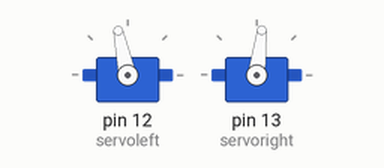
Recording of a sketch running on a simulated Arduino Uno, built with avr-gcc and run on an emulated ATmega328P. Shown: 2 × servo. Random numbers use the default seed unless the sketch sets one.

Above: at 0.1 s.
At 37.6 s:
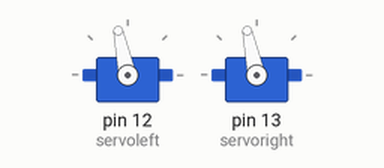
Timing chart, 0 to 40.0 s (numbered marks = the images above):
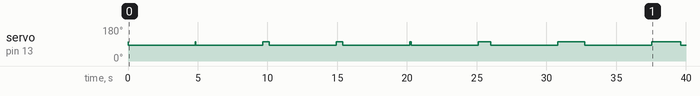

The sketch:

Robot_Random_Walk.ino
```cpp
#include <Servo.h>

Servo servoleft;
Servo servoright;

int Runduration = 4800; //max duration of run in milliseconds
int Runvelocity = 100;  //PWM shift from 'zero' for max velocity

int Tumbletime = 2400;  //duration for one complete rotation at max velocity

int Runcounter  = 0;
int Runs = 100;

void setup() {
}

void loop() {
  while (Runcounter<=Runs)
  {
    Tumble();
    Run();
  }
}

void Run() {
  Runcounter++;
  servoleft.attach(12);
  servoright.attach(13);
  servoleft.writeMicroseconds(1500+Runvelocity);
  servoright.writeMicroseconds(1500-Runvelocity);
  delay(Runduration);
  servoleft.detach();
  servoright.detach();
}

void Tumble() {
  servoleft.attach(12);
  servoright.attach(13);
  servoleft.writeMicroseconds(1600);
  servoright.writeMicroseconds(1600);
  delay(int(random(0,Tumbletime)));
  servoleft.detach();
  servoright.detach();
}
```
